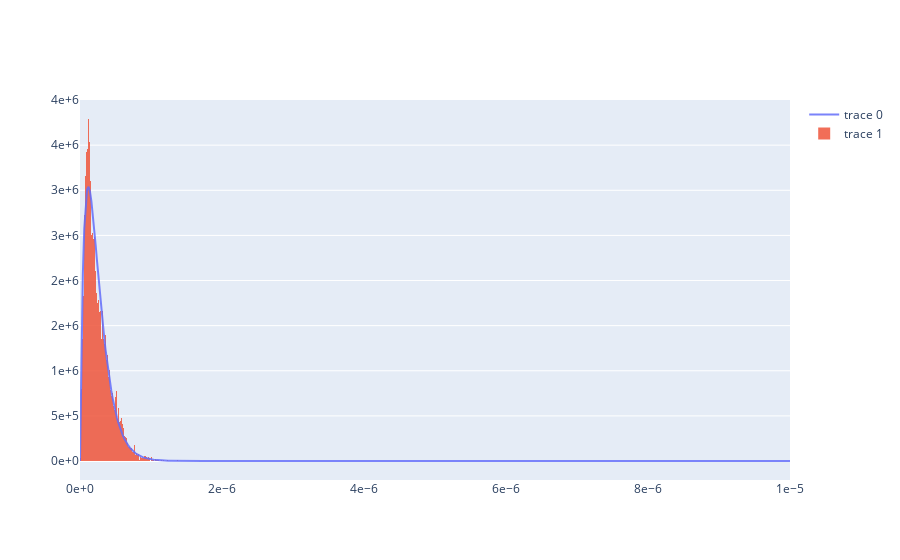

Notebook code cell kept with this figure:
### Code cell
import plotly.graph_objects as go
import numpy as np 
nbins = 150
X = np.linspace(0,OZZ.runtime,500)
# Y = [gamma.pdf(j, a=fit_alpha, scale=fit_beta) for j in X]
data1 = go.Scatter(x=X, y=gamma.pdf(X, a=fit_alpha, scale=fit_beta))
data2 = go.Histogram(x=tau, histnorm='probability density', nbinsx=nbins)

layout = go.Layout(xaxis=dict(tickformat=".0e"),
                   yaxis=dict(tickformat=".0e"))

fig = go.Figure(data=[data1, data2], layout=layout)
fig.update_traces(opacity=0.85)
fig.show()

### Figure 1 — Plotly figure (JSON) as saved in the notebook; plotly's stock layout.template omitted (floating-point values rounded to 4 significant figures; data arrays with more than 128 entries replaced by an {"elided": "..."} marker saying what was removed)
{"data": [{"opacity": 0.85, "type": "scatter", "x": {"elided": "500 float values"}, "y": {"elided": "500 float values"}}, {"histnorm": "probability density", "nbinsx": 150, "opacity": 0.85, "type": "histogram", "x": {"elided": "10000 float values"}}], "layout": {"xaxis": {"tickformat": ".0e"}, "yaxis": {"tickformat": ".0e"}}}
